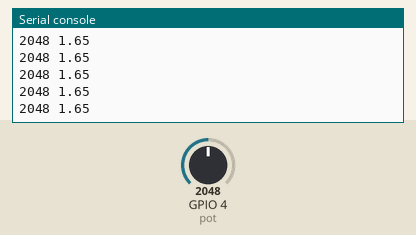
Bench run of a program on a simulated ESP32 board running MicroPython. On the bench: the last lines printed to the serial console. Inputs (shaded band) come from the test bench; at power-on: GPIO 4 (pot) = 2048 (analog values on the 0–4095 scale).

Above: at 1.2 s.
1.3 s: GPIO 4 (pot) set to 2866
At 1.31 s:
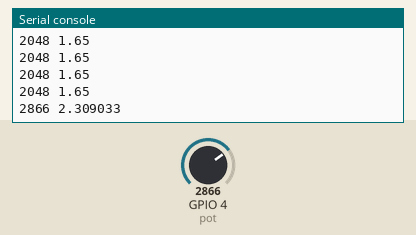
2.8 s: GPIO 4 (pot) set to 3603
At 2.81 s:
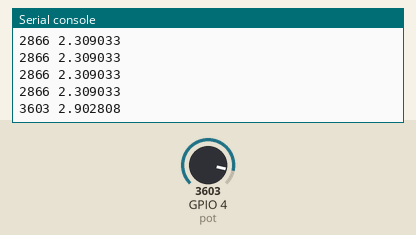
Timing chart, 0 to 5.8 s (numbered marks = the images above; inputs shaded):
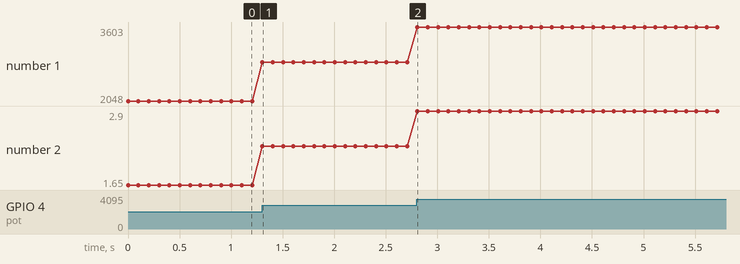

The program:

adc.py
```python
#Lee por el pin 4 (ADC2 CH0) un voltaje
#Recordar que la resolución del ADC del ESP32 es de 12 bits
#mientras que el voltaje de referencia es de 3.3V, aunque este
#puede ser modificado. Por lo tanto
#por cada cambio de bit se leerán 3.3V/4096 = 0.8056 mV

from machine import Pin, ADC
from time import sleep

pot = ADC(Pin(4))
#Resolucion que se requiere
#bit = ADC.WIDTH_9BIT
#bit = ADC.WIDTH_10BIT
#bit = ADC.WIDTH_11BIT
#bit = ADC.WIDTH_12BIT
pot.width(ADC.WIDTH_12BIT)

#Voltaje que se quiere leer
#ADC.ATTN_11DB:3.3V,
#ADC.ATTN_6DB: 2.0V,
#ADC.ATTN_2_5DB: 1.5V,
#ADC.ATTN_0DB: 1.2V
pot.atten(ADC.ATTN_11DB)##3.3V
while True:
    pot_value = pot.read()
    print(pot_value, pot_value*3.3/4096) #Asumiendo que se maneja resolucion 12 bits
    sleep(0.1)
```

Measured:
- after the input at 1.3 s, the serial console: prints a new line at once (image 1)
- after the input at 2.8 s, the serial console: prints a new line at once (image 2)
- plotted number 1: 2048 → 2866 after the input at 1.3 s, 2866 → 3603 after the input at 2.8 s
- plotted number 2: 1.65 → 2.31 after the input at 1.3 s, 2.31 → 2.9 after the input at 2.8 s
